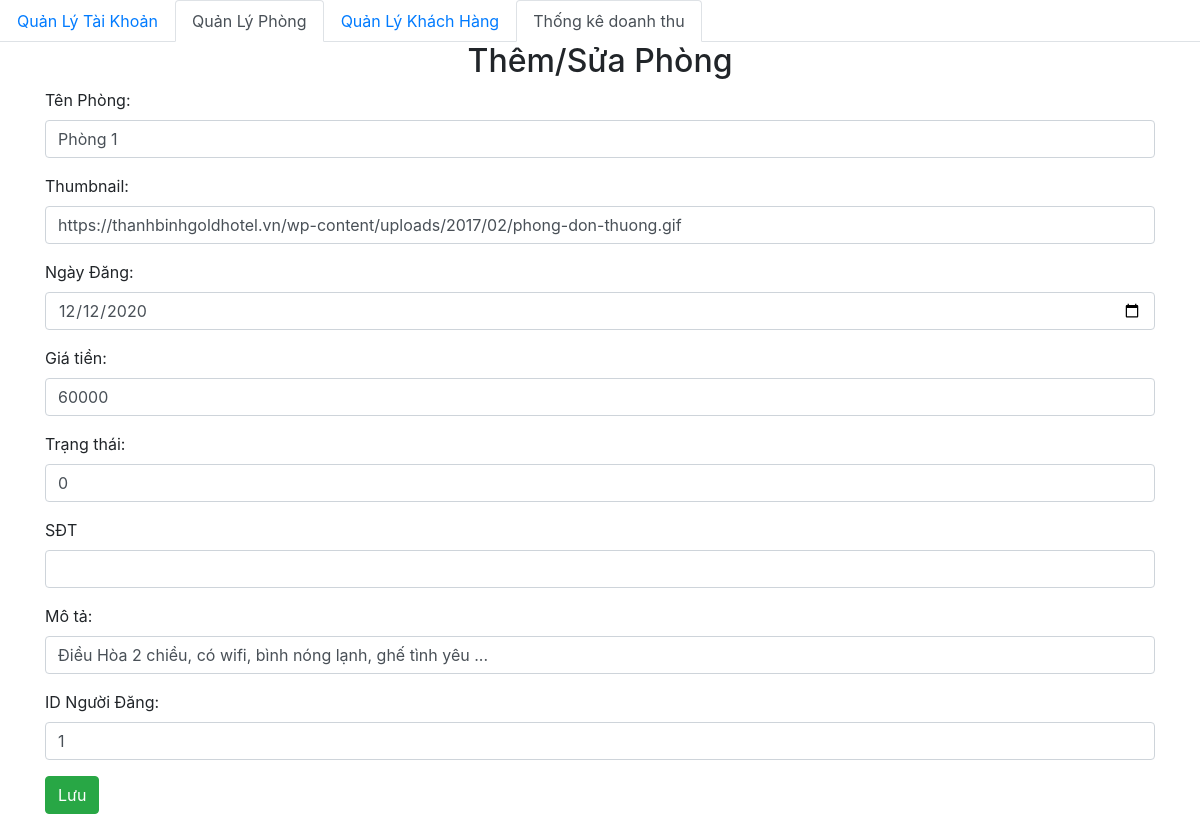
The app's page /admin/Post/addp.php?id=1 (signed in) with its own data.
### tables this page shows
CREATE TABLE `post` (
  `id` int(11) NOT NULL,
  `tenbai` varchar(255) NOT NULL,
  `thumbnail` varchar(255) NOT NULL,
  `ngaydang` date NOT NULL,
  `giatien` int(11) NOT NULL,
  `trangthai` int(11) NOT NULL,
  `SDT` int(11) NOT NULL,
  `mota` mediumtext NOT NULL,
  `id_user` int(11) NOT NULL
);

### db/dbhelper.php (called while the page is built, shortened)
<?php
function executeSingleResult($sql) {
	$con = mysqli_connect(HOST, USERNAME, PASSWORD, DATABASE);
	$result = mysqli_query($con, $sql);
	$row    = mysqli_fetch_array($result, 1);
	return $row;
}

### admin/Post/addp.php (the view, shortened to what this page needs)
<?php
require_once ('../../db/dbhelper.php');
$id = $tenbai  = $thumbnail =  $ngaydang =$giatien=$trangthai=$sdt=$mota=$id_user= '';
if (isset($_GET['id'])) {
	$id       = $_GET['id'];
	$sql      = 'select * from post where id = '.$id;
	$post = executeSingleResult($sql);
	if ($post != null) {
		$tenbai = $post['tenbai'];
		$thumbnail = $post['thumbnail'];
		$ngaydang = $post['ngaydang'];
		$giatien = $post['giatien'];
		$trangthai = $post['trangthai'];
		$sdt = $post['sdt'];
		$mota = $post['mota'];
		$id_user = $post['id_user'];
	}
}
?>
<!DOCTYPE html>
<html>
<head>
	<link rel="stylesheet" href="https://maxcdn.bootstrapcdn.com/bootstrap/4.4.1/css/bootstrap.min.css">
</head>
<body>
	<ul class="nav nav-tabs">
	  <li class="nav-item">
	    <a class="nav-link" href="index.php">Quản Lý Tài Khoản</a>
	  </li>
	  <li class="nav-item">
	    <a class="nav-link active" href="../Post/">Quản Lý Phòng</a>
	  </li>
	  <li class="nav-item">
	    <a class="nav-link" href="../khachhang/">Quản Lý Khách Hàng</a>
	  </li>
	  <li class="nav-item">
	    <a class="nav-link active" href="../../test.php">Thống kê doanh thu</a>
	  </li>
	</ul>
	<div class="container">
		<div class="panel panel-primary">
			<div class="panel-heading">
				<h2 class="text-center">Thêm/Sửa Phòng</h2>
			</div>
			<div class="panel-body">
				<form method="post">
					<div class="form-group">
					  <label for="tenbai">Tên Phòng:</label>
					  <input required="true" type="text" class="form-control" id="tenbai" name="tenbai"
					  value="<?=$tenbai?>" >
					</div>
					<div class="form-group">
					  <label for="thumbnail">Thumbnail:</label>
					  <input required="true" type="text" class="form-control" id="thumbnail" name="thumbnail" value="<?=$thumbnail?>" >
					</div>
					<div class="form-group">
					  <label for="ngaydang">Ngày Đăng:</label>
					  <input required="true" type="date" class="form-control" id="ngaydang" name="ngaydang" value="<?=$ngaydang?>" >
					</div>
					<div class="form-group">
					  <label for="giatien">Giá tiền:</label>
					  <input required="true" type="text" class="form-control" id="giatien" name="giatien" value="<?=$giatien?>" >
					</div>
					<div class="form-group">
					  <label for="trangthai">Trạng thái:</label>
					  <input required="true" type="int" class="form-control" id="trangthai" name="trangthai" value="<?=$trangthai?>" >
					</div>
					<div class="form-group">
					  <label for="sdt">SĐT</label>
					  <input required="true" type="text" class="form-control" id="sdt" name="sdt" value="<?=$sdt?>" >
					</div>
					<div class="form-group">
					  <label for="mota">Mô tả:</label>
					  <input required="true" type="int" class="form-control" id="mota" name="mota" value="<?=$mota?>" >
					</div>
					<div class="form-group">
					  <label for="id_user">ID Người Đăng:</label>
					  <input required="true" type="int" class="form-control" id="id_user" name="id_user" value="<?=$id_user?>" >
					</div>
					<button class="btn btn-success">Lưu</button>
				</form>
			</div>
		</div>
	</div>
</body>
</html>

### records on screen
post: tenbai "Phòng 1", thumbnail "https://thanhbinhgoldhotel.vn/wp-content/uploads/2017/02/phong-don-thuong.gif", ngaydang "12/12/2020", giatien "60000", trangthai "0", mota "Điều Hòa 2 chiều, có wifi, bình nóng lạnh, ghế tình yêu ...", id_user "1"
